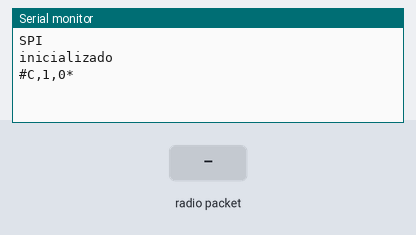
This sketch was run on a simulated ESP32. Shown: the last lines printed to the serial monitor. The inputs (shaded band) are chosen by the test bench. No radio packets arrive unless stated.

Above: at 1.2 s.
1.3 s: radio packet "#C,P" arrives
At 1.7 s:
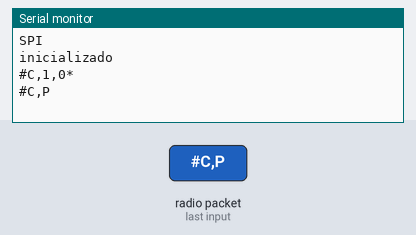
2.8 s: radio packet "1" arrives
At 3.8 s:
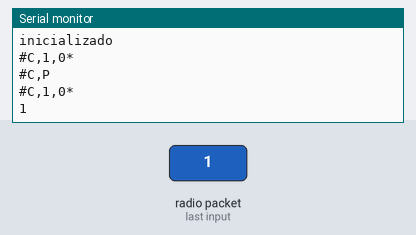

Measured:
- after the input at 1.3 s, the serial monitor: prints a new line at once (image 1)
- after the input at 2.8 s, the serial monitor: prints a new line at once (image 2)

The sketch:

perif_og.ino
```cpp
#include <SPI.h>
#include <nRF24L01.h>
#include <RF24.h>

#define TIEMPO_CONECTAR 2000
#define TIMEOUT_CONECTAR 10000
#define PIN_CE 4
#define PIN_CSN 5
// #define PIN_MISO 16
// #define PIN_MOSI 2
// #define PIN_IRQ 4
// #define PIN_SCK 17

volatile int tiempoConectar = 0;
int tipoSensor1 = 1;
int tipoSensor2 = 0;
char mensaje[8];
char mensajeRecibidoNRF[32];
const uint64_t direccionA = 0xF0F0F0F0E0LL;
const uint64_t direccionB = 0xF0F0F0F0E1LL;
char nombre[4];

hw_timer_t *timer = NULL;  // timer
void IRAM_ATTR onTimer();  // function interrupts every 1ms

RF24 radio(PIN_CE, PIN_CSN);

void setup() {
  Serial.begin(9600);
  // SPI.begin(PIN_SCK, PIN_MISO, PIN_MOSI);
   Serial.println("SPI");

  radio.begin();
  radio.setChannel(108);
  radio.openReadingPipe(1, direccionA);
    radio.openWritingPipe(direccionB);
  radio.setPALevel(RF24_PA_MAX);
  radio.startListening();
  Serial.println("inicializado");

  timer = timerBegin(1000000);  // 1 MHz = 1 µs
  timerAttachInterrupt(timer, &onTimer);
  timerAlarm(timer, 1000, true, 0);  // tick cada 1 ms

  snprintf(mensaje, sizeof(mensaje), "#C,%d,%d*", tipoSensor1, tipoSensor2);
}

void loop() {
  if(tiempoConectar <= TIMEOUT_CONECTAR){
    if(conectar(mensaje)){
      Serial.println("conectado");
      Serial.print(nombre[0]);
      Serial.print(nombre[1]);
      Serial.println(nombre[2]);
      tiempoConectar = 0;
    }
  }
  else{
    Serial.println("timeout");
    tiempoConectar = 0;
  }
}
bool conectar(char mensajeConectar[]){
  if(tiempoConectar%TIEMPO_CONECTAR == 0){
    Serial.println(String(mensajeConectar));
    radio.stopListening();
    radio.write(mensajeConectar, strlen(mensajeConectar) + 1);
    radio.startListening();
  }
  if(radio.available() > 0){
    memset(mensajeRecibidoNRF, 0, sizeof(mensajeRecibidoNRF));
    radio.read(&mensajeRecibidoNRF, sizeof(mensajeRecibidoNRF));
    String mensajeCentralConectar = String(mensajeRecibidoNRF);
    Serial.println(mensajeCentralConectar);
    mensajeCentralConectar.trim();

    nombre[0] = 'P';
    if(mensajeCentralConectar.startsWith("#C,P") && mensajeCentralConectar.endsWith("*")){
      if(isDigit(mensajeCentralConectar.charAt(mensajeCentralConectar.indexOf('P') + 1))){
        nombre[1] = mensajeCentralConectar.charAt(mensajeCentralConectar.indexOf('P') + 1);
        if(mensajeCentralConectar.charAt(mensajeCentralConectar.indexOf('P') + 2) != '*'){
          if(isDigit(mensajeCentralConectar.charAt(mensajeCentralConectar.indexOf('P') + 2))){
            nombre[2] = mensajeCentralConectar.charAt(mensajeCentralConectar.indexOf('P') + 2);
          }
        }
        radio.stopListening();
        radio.write("OK", 3);
        radio.startListening();
        return true;
      }
    }
  }
    return false;
}

void IRAM_ATTR onTimer() {
  tiempoConectar += 1;
}
```
